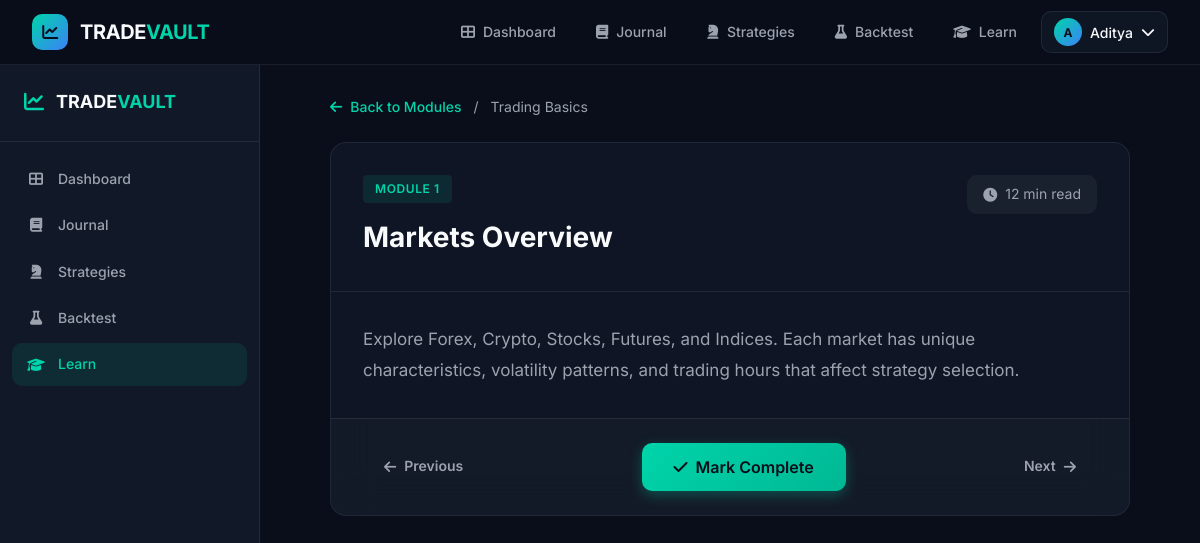
The page /learn/lesson/2 (signed in) on the database its author committed.
### tables this page shows
CREATE TABLE users (
    id INTEGER PRIMARY KEY AUTOINCREMENT,
    username TEXT UNIQUE NOT NULL,
    email TEXT UNIQUE NOT NULL,
    password_hash TEXT NOT NULL,
    created_at TIMESTAMP DEFAULT CURRENT_TIMESTAMP
);

CREATE TABLE learning_modules (
    id INTEGER PRIMARY KEY AUTOINCREMENT,
    title TEXT NOT NULL,
    description TEXT,
    module_order INTEGER NOT NULL,
    lesson_count INTEGER NOT NULL DEFAULT 0,
    is_locked INTEGER DEFAULT 0,
    prerequisite_module_id INTEGER,
    created_at TIMESTAMP DEFAULT CURRENT_TIMESTAMP
);

CREATE TABLE learning_lessons (
    id INTEGER PRIMARY KEY AUTOINCREMENT,
    module_id INTEGER NOT NULL,
    title TEXT NOT NULL,
    content TEXT NOT NULL,
    duration INTEGER NOT NULL,
    lesson_order INTEGER NOT NULL,
    created_at TIMESTAMP DEFAULT CURRENT_TIMESTAMP,
    FOREIGN KEY (module_id) REFERENCES learning_modules(id) ON DELETE CASCADE
);

### app.py (the view)
@app.route('/learn/lesson/<int:lesson_id>')
@login_required
def lesson(lesson_id):
    user_id = current_user.id
    lesson = query_db('''
        SELECT l.*, m.title as module_title, m.module_order
        FROM learning_lessons l
        JOIN learning_modules m ON l.module_id = m.id
        WHERE l.id = ?
    ''', [lesson_id], one=True)
    if not lesson:
        flash('Lesson not found.', 'danger')
        return redirect(url_for('learn'))
    progress = query_db(
        'SELECT * FROM user_progress WHERE user_id = ? AND lesson_id = ?',
        [user_id, lesson_id], one=True
    )
    is_completed = progress['completed'] if progress else False
    prev_lesson = query_db('''
        SELECT id FROM learning_lessons
        WHERE module_id = ? AND lesson_order < ?
        ORDER BY lesson_order DESC LIMIT 1
    ''', [lesson['module_id'], lesson['lesson_order']], one=True)
    next_lesson = query_db('''
        SELECT id FROM learning_lessons
        WHERE module_id = ? AND lesson_order > ?
        ORDER BY lesson_order ASC LIMIT 1
    ''', [lesson['module_id'], lesson['lesson_order']], one=True)
    return render_template('lesson.html', lesson=lesson, is_completed=is_completed,
                         prev_lesson=prev_lesson, next_lesson=next_lesson)

### app.py (called while the page is built)
def get_db():
    if 'db' not in g:
        g.db = sqlite3.connect(app.config['DATABASE'])
        g.db.row_factory = sqlite3.Row  # Enables dict-like access to rows
    return g.db

def query_db(query, args=(), one=False):
    cur = get_db().execute(query, args)
    rv = cur.fetchall()
    cur.close()
    return (rv[0] if rv else None) if one else rv

@login_manager.user_loader
def load_user(user_id):
    row = query_db('SELECT * FROM users WHERE id = ?', [user_id], one=True)
    if row:
        return User(row['id'], row['username'], row['email'], row['created_at'])
    return None

@app.context_processor
def inject_globals():
    return {
        'current_year': datetime.now().year,
        'app_name': 'TRADEVAULT AI'
    }

### templates/lesson.html (shortened to what this page needs)
{% extends 'base.html' %}
{% block content %}
<div class="app-container">
    <aside class="sidebar">
        <div class="sidebar-brand">
            <i class="fas fa-chart-line"></i>
            <span>TRADE<span class="brand-accent">VAULT</span></span>
        </div>
        <nav class="sidebar-nav">
            <a href="{{ url_for('dashboard') }}" class="sidebar-link">
                <i class="fas fa-th-large"></i><span>Dashboard</span>
            </a>
            <a href="{{ url_for('journal') }}" class="sidebar-link">
                <i class="fas fa-book"></i><span>Journal</span>
            </a>
            <a href="{{ url_for('strategies') }}" class="sidebar-link">
                <i class="fas fa-chess-knight"></i><span>Strategies</span>
            </a>
            <a href="{{ url_for('backtest') }}" class="sidebar-link">
                <i class="fas fa-flask"></i><span>Backtest</span>
            </a>
            <a href="{{ url_for('learn') }}" class="sidebar-link active">
                <i class="fas fa-graduation-cap"></i><span>Learn</span>
            </a>
        </nav>
    </aside>
    <div class="main-content">
        <div class="lesson-container">
            <div class="lesson-breadcrumb">
                <a href="{{ url_for('learn') }}"><i class="fas fa-arrow-left"></i> Back to Modules</a>
                <span>/</span>
                <span>{{ lesson.module_title }}</span>
            </div>
            <div class="lesson-content-card">
                <div class="lesson-header">
                    <div>
                        <span class="lesson-module-label">Module {{ lesson.module_order }}</span>
                        <h1 class="lesson-title">{{ lesson.title }}</h1>
                    </div>
                    <span class="lesson-duration-badge">
                        <i class="fas fa-clock"></i> {{ lesson.duration }} min read
                    </span>
                </div>
                <div class="lesson-body">
                    {{ lesson.content | replace('
', '<br>') | safe }}
                </div>
                <div class="lesson-footer">
                    <div class="lesson-nav">
                        {% if prev_lesson %}
                        <a href="{{ url_for('lesson', lesson_id=prev_lesson.id) }}" class="btn btn-ghost">
                            <i class="fas fa-arrow-left"></i> Previous
                        </a>
                        {% else %}
                        <span></span>
                        {% endif %}
                        {% if is_completed %}
                        <span class="completed-badge">
                            <i class="fas fa-check-circle"></i> Completed
                        </span>
                        {% else %}
                        <form method="POST" action="{{ url_for('complete_lesson', lesson_id=lesson.id) }}">
                            <button type="submit" class="btn btn-primary btn-lg">
                                <i class="fas fa-check"></i> Mark Complete
                            </button>
                        </form>
                        {% endif %}
                        {% if next_lesson %}
                        <a href="{{ url_for('lesson', lesson_id=next_lesson.id) }}" class="btn btn-ghost">
                            Next <i class="fas fa-arrow-right"></i>
                        </a>
                        {% else %}
                        <span></span>
                        {% endif %}
                    </div>
                </div>
            </div>
        </div>
    </div>
</div>
{% endblock %}

### templates/base.html (shortened to what this page needs)
<!DOCTYPE html>
<html lang="en">
<head>
    <link rel="stylesheet" href="{{ url_for('static', filename='css/style.css') }}">
    <link rel="stylesheet" href="https://cdnjs.cloudflare.com/ajax/libs/font-awesome/6.5.1/css/all.min.css">
</head>
<body class="dark-theme">
    <nav class="navbar">
        <div class="nav-container">
            <a href="{{ url_for('index') }}" class="nav-brand">
                <div class="brand-icon">
                    <i class="fas fa-chart-line"></i>
                </div>
                <span class="brand-text">TRADE<span class="brand-accent">VAULT</span></span>
            </a>
            <div class="nav-links">
                {% if current_user.is_authenticated %}
                    <a href="{{ url_for('dashboard') }}" class="nav-link {% if request.endpoint == 'dashboard' %}active{% endif %}">
                        <i class="fas fa-th-large"></i> Dashboard
                    </a>
                    <a href="{{ url_for('journal') }}" class="nav-link {% if request.endpoint == 'journal' %}active{% endif %}">
                        <i class="fas fa-book"></i> Journal
                    </a>
                    <a href="{{ url_for('strategies') }}" class="nav-link {% if request.endpoint == 'strategies' %}active{% endif %}">
                        <i class="fas fa-chess-knight"></i> Strategies
                    </a>
                    <a href="{{ url_for('backtest') }}" class="nav-link {% if request.endpoint == 'backtest' %}active{% endif %}">
                        <i class="fas fa-flask"></i> Backtest
                    </a>
                    <a href="{{ url_for('learn') }}" class="nav-link {% if request.endpoint == 'learn' %}active{% endif %}">
                        <i class="fas fa-graduation-cap"></i> Learn
                    </a>
                    <div class="nav-dropdown">
                        <button class="nav-user-btn">
                            <div class="user-avatar">{{ current_user.username[0].upper() }}</div>
                            <span>{{ current_user.username }}</span>
                            <i class="fas fa-chevron-down"></i>
                        </button>
                    </div>
                {% else %}
                    <a href="{{ url_for('login') }}" class="nav-link">Sign In</a>
                    <a href="{{ url_for('signup') }}" class="btn btn-primary btn-sm">Get Started</a>
                {% endif %}
            </div>
        </div>
    </nav>
    <main class="{% if request.endpoint == 'index' %}landing-page{% else %}app-page{% endif %}">
        {% block content %}{% endblock %}
    </main>
</body>
</html>

### rows shown on the page
users: username "A", username "Aditya"
learning_modules: module_title "Trading Basics", module_order "1"
learning_lessons: title "Markets Overview", duration "12", content "Explore Forex, Crypto, Stocks, Futures, and Indices. Each market has unique characteristics, volatility patterns, and trading hours that affect strategy selection."
